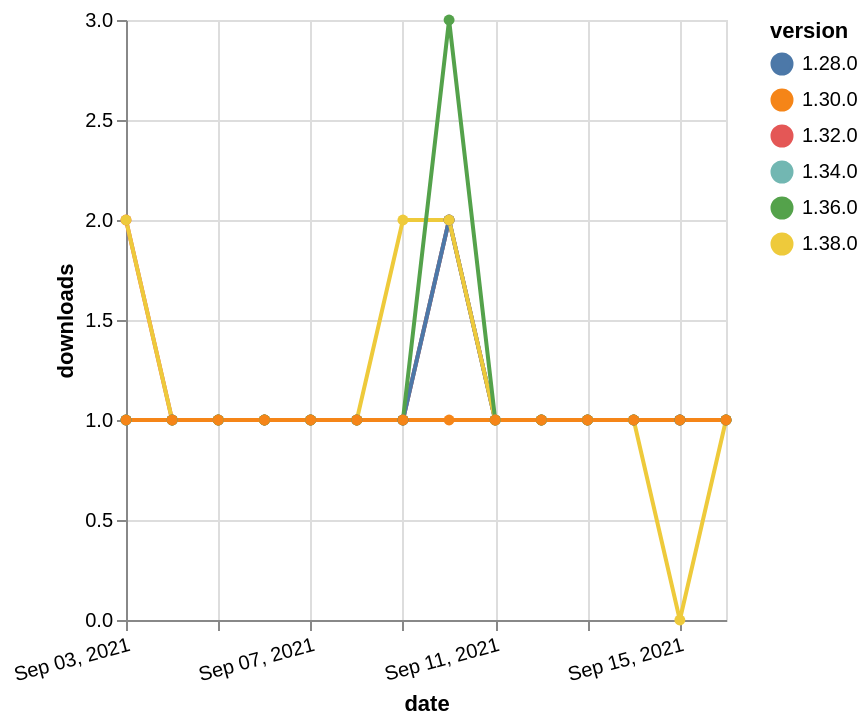

This figure's Vega-Lite source:
### Vega-Lite specification from a JSON file in a GitHub repository (floating-point values rounded to 4 significant figures)
{"$schema": "https://vega.github.io/schema/vega-lite/v5.json", "description": "A simple bar chart with embedded data.", "data": {"values": [{"date": "2021-09-03", "total": 145, "delta": 1, "version": "1.34.0"}, {"date": "2021-09-04", "total": 146, "delta": 1, "version": "1.34.0"}, {"date": "2021-09-05", "total": 147, "delta": 1, "version": "1.34.0"}, {"date": "2021-09-06", "total": 148, "delta": 1, "version": "1.34.0"}, {"date": "2021-09-07", "total": 149, "delta": 1, "version": "1.34.0"}, {"date": "2021-09-08", "total": 150, "delta": 1, "version": "1.34.0"}, {"date": "2021-09-09", "total": 151, "delta": 1, "version": "1.34.0"}, {"date": "2021-09-10", "total": 153, "delta": 2, "version": "1.34.0"}, {"date": "2021-09-11", "total": 154, "delta": 1, "version": "1.34.0"}, {"date": "2021-09-12", "total": 155, "delta": 1, "version": "1.34.0"}, {"date": "2021-09-13", "total": 156, "delta": 1, "version": "1.34.0"}, {"date": "2021-09-14", "total": 157, "delta": 1, "version": "1.34.0"}, {"date": "2021-09-15", "total": 158, "delta": 1, "version": "1.34.0"}, {"date": "2021-09-16", "total": 159, "delta": 1, "version": "1.34.0"}, {"date": "2021-09-03", "total": 175, "delta": 2, "version": "1.32.0"}, {"date": "2021-09-04", "total": 176, "delta": 1, "version": "1.32.0"}, {"date": "2021-09-05", "total": 177, "delta": 1, "version": "1.32.0"}, {"date": "2021-09-06", "total": 178, "delta": 1, "version": "1.32.0"}, {"date": "2021-09-07", "total": 179, "delta": 1, "version": "1.32.0"}, {"date": "2021-09-08", "total": 180, "delta": 1, "version": "1.32.0"}, {"date": "2021-09-09", "total": 181, "delta": 1, "version": "1.32.0"}, {"date": "2021-09-10", "total": 183, "delta": 2, "version": "1.32.0"}, {"date": "2021-09-11", "total": 184, "delta": 1, "version": "1.32.0"}, {"date": "2021-09-12", "total": 185, "delta": 1, "version": "1.32.0"}, {"date": "2021-09-13", "total": 186, "delta": 1, "version": "1.32.0"}, {"date": "2021-09-14", "total": 187, "delta": 1, "version": "1.32.0"}, {"date": "2021-09-15", "total": 188, "delta": 1, "version": "1.32.0"}, {"date": "2021-09-16", "total": 189, "delta": 1, "version": "1.32.0"}, {"date": "2021-09-03", "total": 216, "delta": 1, "version": "1.28.0"}, {"date": "2021-09-04", "total": 217, "delta": 1, "version": "1.28.0"}, {"date": "2021-09-05", "total": 218, "delta": 1, "version": "1.28.0"}, {"date": "2021-09-06", "total": 219, "delta": 1, "version": "1.28.0"}, {"date": "2021-09-07", "total": 220, "delta": 1, "version": "1.28.0"}, {"date": "2021-09-08", "total": 221, "delta": 1, "version": "1.28.0"}, {"date": "2021-09-09", "total": 222, "delta": 1, "version": "1.28.0"}, {"date": "2021-09-10", "total": 224, "delta": 2, "version": "1.28.0"}, {"date": "2021-09-11", "total": 225, "delta": 1, "version": "1.28.0"}, {"date": "2021-09-12", "total": 226, "delta": 1, "version": "1.28.0"}, {"date": "2021-09-13", "total": 227, "delta": 1, "version": "1.28.0"}, {"date": "2021-09-14", "total": 228, "delta": 1, "version": "1.28.0"}, {"date": "2021-09-15", "total": 229, "delta": 1, "version": "1.28.0"}, {"date": "2021-09-16", "total": 230, "delta": 1, "version": "1.28.0"}, {"date": "2021-09-03", "total": 113, "delta": 2, "version": "1.38.0"}, {"date": "2021-09-04", "total": 114, "delta": 1, "version": "1.38.0"}, {"date": "2021-09-05", "total": 115, "delta": 1, "version": "1.38.0"}, {"date": "2021-09-06", "total": 116, "delta": 1, "version": "1.38.0"}, {"date": "2021-09-07", "total": 117, "delta": 1, "version": "1.38.0"}, {"date": "2021-09-08", "total": 118, "delta": 1, "version": "1.38.0"}, {"date": "2021-09-09", "total": 120, "delta": 2, "version": "1.38.0"}, {"date": "2021-09-10", "total": 122, "delta": 2, "version": "1.38.0"}, {"date": "2021-09-11", "total": 123, "delta": 1, "version": "1.38.0"}, {"date": "2021-09-12", "total": 124, "delta": 1, "version": "1.38.0"}, {"date": "2021-09-13", "total": 125, "delta": 1, "version": "1.38.0"}, {"date": "2021-09-14", "total": 126, "delta": 1, "version": "1.38.0"}, {"date": "2021-09-15", "total": 126, "delta": 0, "version": "1.38.0"}, {"date": "2021-09-16", "total": 127, "delta": 1, "version": "1.38.0"}, {"date": "2021-09-03", "total": 173, "delta": 1, "version": "1.36.0"}, {"date": "2021-09-04", "total": 174, "delta": 1, "version": "1.36.0"}, {"date": "2021-09-05", "total": 175, "delta": 1, "version": "1.36.0"}, {"date": "2021-09-06", "total": 176, "delta": 1, "version": "1.36.0"}, {"date": "2021-09-07", "total": 177, "delta": 1, "version": "1.36.0"}, {"date": "2021-09-08", "total": 178, "delta": 1, "version": "1.36.0"}, {"date": "2021-09-09", "total": 179, "delta": 1, "version": "1.36.0"}, {"date": "2021-09-10", "total": 182, "delta": 3, "version": "1.36.0"}, {"date": "2021-09-11", "total": 183, "delta": 1, "version": "1.36.0"}, {"date": "2021-09-12", "total": 184, "delta": 1, "version": "1.36.0"}, {"date": "2021-09-13", "total": 185, "delta": 1, "version": "1.36.0"}, {"date": "2021-09-14", "total": 186, "delta": 1, "version": "1.36.0"}, {"date": "2021-09-15", "total": 187, "delta": 1, "version": "1.36.0"}, {"date": "2021-09-16", "total": 188, "delta": 1, "version": "1.36.0"}, {"date": "2021-09-03", "total": 173, "delta": 1, "version": "1.30.0"}, {"date": "2021-09-04", "total": 174, "delta": 1, "version": "1.30.0"}, {"date": "2021-09-05", "total": 175, "delta": 1, "version": "1.30.0"}, {"date": "2021-09-06", "total": 176, "delta": 1, "version": "1.30.0"}, {"date": "2021-09-07", "total": 177, "delta": 1, "version": "1.30.0"}, {"date": "2021-09-08", "total": 178, "delta": 1, "version": "1.30.0"}, {"date": "2021-09-09", "total": 179, "delta": 1, "version": "1.30.0"}, {"date": "2021-09-10", "total": 180, "delta": 1, "version": "1.30.0"}, {"date": "2021-09-11", "total": 181, "delta": 1, "version": "1.30.0"}, {"date": "2021-09-12", "total": 182, "delta": 1, "version": "1.30.0"}, {"date": "2021-09-13", "total": 183, "delta": 1, "version": "1.30.0"}, {"date": "2021-09-14", "total": 184, "delta": 1, "version": "1.30.0"}, {"date": "2021-09-15", "total": 185, "delta": 1, "version": "1.30.0"}, {"date": "2021-09-16", "total": 186, "delta": 1, "version": "1.30.0"}]}, "width": "container", "mark": {"type": "line", "point": {"filled": true}}, "encoding": {"x": {"field": "date", "type": "temporal", "timeUnit": "yearmonthdate", "title": "date", "axis": {"labelAngle": -15}}, "y": {"field": "delta", "type": "quantitative", "title": "downloads"}, "color": {"field": "version", "type": "nominal"}, "tooltip": {"field": "delta"}}}
